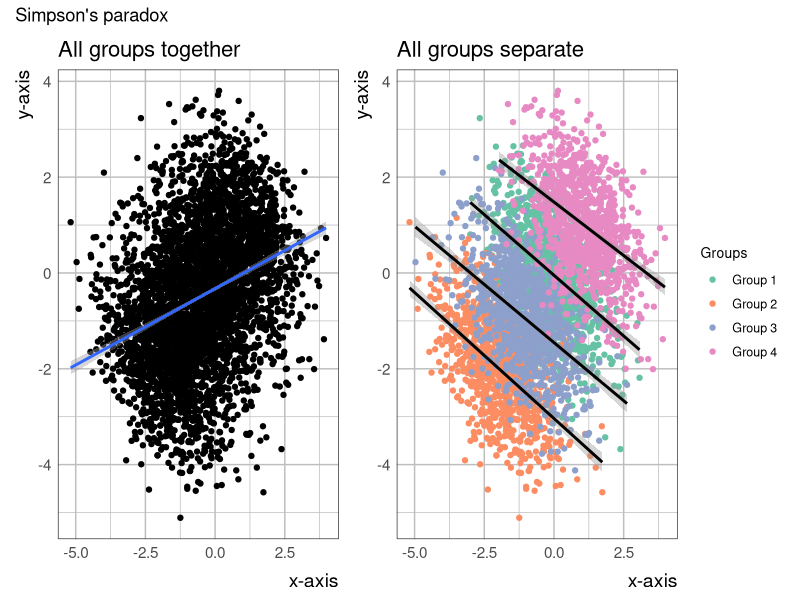

Recreate this plot in R.
## ---- chunk 1
#| label: setup
#| include: false
knitr::opts_chunk$set(dev = "png", fig.retina = 2)

# A quiet, high-contrast base-R look that matches the deck.
vt_par <- function(...) {
  par(
    mar = c(4.2, 4.2, 2.2, 1.0), mgp = c(2.5, 0.7, 0),
    cex = 1.15, cex.lab = 1.0, las = 1, bty = "n",
    col.axis = "#333333", col.lab = "#1a1a1a", col.main = "#1a1a1a",
    fg = "#5c5c5c", ...
  )
}
maroon <- "#861F41"   # VT Chicago Maroon
rust   <- "#A8520F"
navy   <- "#17365C"
teal   <- "#0A6B45"
## ---- chunk 2
#| echo: true
sapply(c("pearson", "spearman", "kendall"), function(m)
  cor(cars$speed, cars$dist, method = m))
## ---- chunk 3
#| label: tbl-music-wine
#| echo: true
wine <- matrix(
  c(30, 39, 30,
    11,  1, 19,
    43, 35, 35),
  nrow = 3, byrow = TRUE,
  dimnames = list(Wine  = c("French", "Italian", "Other"),
                  Music = c("None", "French", "Italian"))
)
wine
## ---- chunk 4
#| echo: true
sum(wine)
## ---- chunk 5
#| label: tbl-joint
#| echo: true
round(prop.table(wine), 3)
## ---- chunk 6
#| label: tbl-marginal
#| echo: true
round(100 * addmargins(prop.table(wine)), 1)
## ---- chunk 7
#| echo: true
round(prop.table(wine, margin = 2), 3)
## ---- chunk 8
#| echo: true
fit <- chisq.test(wine, correct = FALSE)
round(fit$expected, 2)
## ---- chunk 9
#| echo: true
min(fit$expected)   # smallest expected count
## ---- chunk 10
#| echo: true
#| class-output: scroll-out
chisq.test(wine, correct = FALSE)
## ---- chunk 11
#| echo: true
contrib <- (wine - fit$expected)^2 / fit$expected
round(contrib, 2)
## ---- chunk 12
#| echo: true
sum(contrib)
## ---- chunk 13
#| echo: true
tc <- margin.table(Titanic, c(1, 4))
tc
## ---- chunk 14
#| echo: true
round(prop.table(tc, margin = 1), 3)   # survival rate within each class
## ---- chunk 15
#| echo: true
#| class-output: scroll-out
chisq.test(tc)
## ---- chunk 16
#| label: tbl-pets
#| echo: true
pets <- matrix(
  c(28, 50,
    11,  3),
  nrow = 2, byrow = TRUE,
  dimnames = list(Status = c("Alive", "Dead"),
                  Pet    = c("No", "Yes"))
)
addmargins(pets)
## ---- chunk 17
#| echo: true
round(addmargins(prop.table(pets)), 3)
## ---- chunk 18
#| echo: true
round(prop.table(pets, margin = 2), 3)
## ---- chunk 19
#| echo: true
#| class-output: scroll-out
chisq.test(pets, correct = FALSE)
## ---- chunk 20
#| echo: true
round(chisq.test(pets)$expected, 2)   # all above 5
## ---- chunk 21
#| echo: true
assoc <- function(tab) {
  Q   <- unname(chisq.test(tab, correct = FALSE)$statistic)
  N   <- sum(tab)
  phi <- sqrt(Q / N)
  t_C <- min(dim(tab))
  t_V <- min(dim(tab) - 1)
  c(Q = Q, N = N, phi = phi, phi_sq = phi^2,
    C = sqrt(Q / (Q + N)), C_max = sqrt((t_C - 1) / t_C),
    V = sqrt(Q / (N * t_V)))
}
round(assoc(wine), 4)
## ---- chunk 22
#| echo: true
round(assoc(pets), 4)
## ---- chunk 23
#| label: tbl-survey
#| echo: true
survey <- matrix(
  c(125, 81,  40,
     75, 119, 160),
  nrow = 2, byrow = TRUE,
  dimnames = list(Reply = c("Response", "Nonresponse"),
                  Size  = c("Small", "Medium", "Large"))
)
addmargins(survey)
## ---- chunk 24
#| echo: true
#| class-output: scroll-out
chisq.test(survey, correct = FALSE)
## ---- chunk 25
#| echo: true
#| class-output: scroll-out
prop.test(x = survey["Nonresponse", ], n = colSums(survey))
## ---- chunk 26
#| echo: true
t(sapply(c(1, 2, 5, 10), function(m) {
  tab <- pets * m
  ct  <- chisq.test(tab, correct = FALSE)
  c(multiplier = m, N = sum(tab),
    Q = unname(ct$statistic), p_value = ct$p.value,
    phi = sqrt(unname(ct$statistic) / sum(tab)))
}))
## ---- chunk 27
#| label: tbl-cold
#| echo: true
cold <- matrix(
  c(31, 109,
    17, 122),
  nrow = 2, byrow = TRUE,
  dimnames = list(Treatment = c("Placebo", "Ascorbic acid"),
                  Outcome   = c("Cold", "No cold"))
)
addmargins(cold)
## ---- chunk 28
#| echo: true
#| class-output: scroll-out
chisq.test(cold)
## ---- chunk 29
#| echo: true
#| class-output: scroll-out
chisq.test(cold * 10)
## ---- chunk 30
#| echo: true
#| warning: true
#| class-output: scroll-out
cold_small <- matrix(
  c(3, 11,
    2, 12),
  nrow = 2, byrow = TRUE, dimnames = dimnames(cold)
)
chisq.test(cold_small)
## ---- chunk 31
#| echo: true
odds_ratio <- function(x) (x[1, 1] * x[2, 2]) / (x[1, 2] * x[2, 1])

c(observed = odds_ratio(cold),
  times_10 = odds_ratio(cold * 10))
## ---- chunk 32
#| echo: true
# For contrast: Q does change, by exactly the same factor as N.
c(observed = unname(chisq.test(cold, correct = FALSE)$statistic),
  times_10 = unname(chisq.test(cold * 10, correct = FALSE)$statistic))
## ---- chunk 33
#| echo: true
cold
odds_ratio(cold)
## ---- chunk 34
#| label: tbl-pain
#| echo: true
pain <- matrix(
  c(20, 15,
    35, 30),
  nrow = 2, byrow = TRUE,
  dimnames = list(Placebo   = c("Some relief", "No relief"),
                  New_drug  = c("Some relief", "No relief"))
)
addmargins(pain)
## ---- chunk 35
#| echo: true
x12 <- pain[1, 2]; x21 <- pain[2, 1]
Z <- (x12 - x21) / sqrt(x12 + x21)
c(Z = Z, p_one_sided = pnorm(Z),
  Zc = (x12 - x21 + 0.5) / sqrt(x12 + x21),
  Q = Z^2, p_two_sided = 1 - pchisq(Z^2, df = 1))
## ---- chunk 36
#| echo: true
#| class-output: scroll-out
mcnemar.test(pain, correct = FALSE)
## ---- chunk 37
#| label: tbl-sales
#| echo: true
sales <- matrix(
  c( 5,  4,
    13,  6),
  nrow = 2, byrow = TRUE,
  dimnames = list(Before = c("Acceptable", "Unacceptable"),
                  After  = c("Acceptable", "Unacceptable"))
)
addmargins(sales)
## ---- chunk 38
#| label: fig-simpson
#| fig-height: 3.4
#| out-width: "80%"
#| fig-alt: "Scatter plot illustrating Simpson's paradox with four coloured groups of
#|   points. Each group forms a downward-sloping cloud, so within either colour the
#|   relationship between x and y is negative, and a dashed line of best fit through
#|   each group slopes down. But the clouds sit in opposite corners of the plot - 
#|   stretching from low x and low y, to high x and high y — so the solid line fitted
#|   to all the points ignoring colour slopes clearly upward. The pooled association
#|   is therefore positive while every within-group association is negative."

library(MASS)
library(tidyverse)

plotTheme <- function() {
  theme(
    plot.title = element_text(size = 16, family = "sans", face = "plain", hjust = 0),
    plot.subtitle=element_text(size = 14, family = "sans", hjust = 0),
    plot.caption=element_text(size = 14, family = "sans", face = "italic", hjust = 0), 
    axis.title.x = element_text(size = 14, family = "sans", face = "plain", hjust = 1, vjust = -0.5),
    axis.title.y = element_text(size = 14, family = "sans", face = "plain", hjust = 1, vjust = 1),
    axis.text = element_text(size = rel(1), family = "sans", face = "plain"),
    panel.background = element_blank(),
    panel.grid.minor = element_line(colour = "gray"),
    panel.grid.major = element_line(colour = "gray"),
    axis.ticks = element_blank(),
    legend.title = element_text(size = 10, family = "sans"),
    legend.text = element_text(size = 9, family = "sans"),
    axis.line = element_blank()
  )
}
set.seed(5)
### build the g1

mu<-c(0,0)
sigma<-rbind(c(1,-0.5),c(-0.5,1))
g1<-as.data.frame(mvrnorm(n=1000, mu=mu, Sigma=sigma))
g1$group<-c("Group 1")


### build the g2

mu<-c(-2,-2)
sigma<-rbind(c(1,-0.5),c(-0.5,1))
g2<-as.data.frame(mvrnorm(n=1000, mu=mu, Sigma=sigma))
g2$group<-c("Group 2")

# ### build the g3
mu<-c(-1,-1)
sigma<-rbind(c(1,-0.5),c(-0.5,1))
g3<-as.data.frame(mvrnorm(n=1000, mu=mu, Sigma=sigma))
g3$group<-c("Group 3")

# ### build the g4
mu<-c(1,1)
sigma<-rbind(c(1,-0.5),c(-0.5,1))
g4<-as.data.frame(mvrnorm(n=1000, mu=mu, Sigma=sigma))
g4$group<-c("Group 4")


# the combined data of all three groups
df<-rbind(g1,g2,g3,g4)


plt1 <- df%>%ggplot(aes(x=V1, y=V2))+geom_point()+ 
    # coord_flip()+
    scale_fill_discrete()+
    geom_smooth(method='lm')+theme_bw() + 
    labs(title = "All groups together", x = "x-axis", y = "y-axis")+plotTheme()

plt2 <- df%>%ggplot(aes(x=V1, y=V2, group=group, color = group))+
    # coord_flip()+
    # scale_fill_hue()+
    scale_color_brewer(direction = 1, name = "Groups", 
                         palette = "Set2") +
    geom_point()+ geom_smooth(method='lm', col='black')+ 
    labs(title = "All groups separate", x = "x-axis", y = "y-axis")+theme_bw()+
     plotTheme()

library(patchwork)

plt1 + plt2 + plot_annotation(
  title = "Simpson's paradox")
## ---- chunk 39
#| echo: true
# UCBAdmissions ships with R: the six largest departments, fall 1973.
round(100 * prop.table(margin.table(UCBAdmissions, c(1, 2)), 2), 1)
## ---- chunk 40
#| echo: true
round(100 * apply(UCBAdmissions, 3, function(d) prop.table(d, 2)["Admitted", ]), 1)
## ---- chunk 41
#| echo: true
stones <- data.frame(
  stone     = c("Small", "Small", "Large", "Large"),
  treatment = c("A", "B", "A", "B"),
  success   = c(81, 234, 192, 55),
  total     = c(87, 270, 263, 80)
)
stones$rate <- round(100 * stones$success / stones$total, 1)
stones
## ---- chunk 42
#| echo: true
# pooled over stone size
with(stones, round(100 * tapply(success, treatment, sum) /
                         tapply(total,   treatment, sum), 1))
## ---- chunk 43
#| label: tbl-tea
#| echo: true
tea <- matrix(
  c(3, 1,
    1, 3),
  nrow = 2, byrow = TRUE,
  dimnames = list(`Poured first` = c("Tea", "Milk"),
                  `Lady says`    = c("Tea first", "Milk first"))
)
tea
## ---- chunk 44
#| echo: true
k <- 0:4
data.frame(k = k, prob = round(dhyper(k, m = 4, n = 4, k = 4), 4))
## ---- chunk 45
#| echo: true
sum(dhyper(3:4, m = 4, n = 4, k = 4))   # P(k >= 3)
## ---- chunk 46
#| echo: true
#| class-output: scroll-out
fisher.test(tea, alternative = "greater")
## ---- chunk 47
#| echo: true
# Every 2x2 table with all margins equal to 4, indexed by the (1,1) cell.
for (k in 0:4) {
  cat("k =", k, ":  [", k, 4 - k, "/", 4 - k, k, "]   P =",
      round(dhyper(k, 4, 4, 4), 4), "\n")
}
